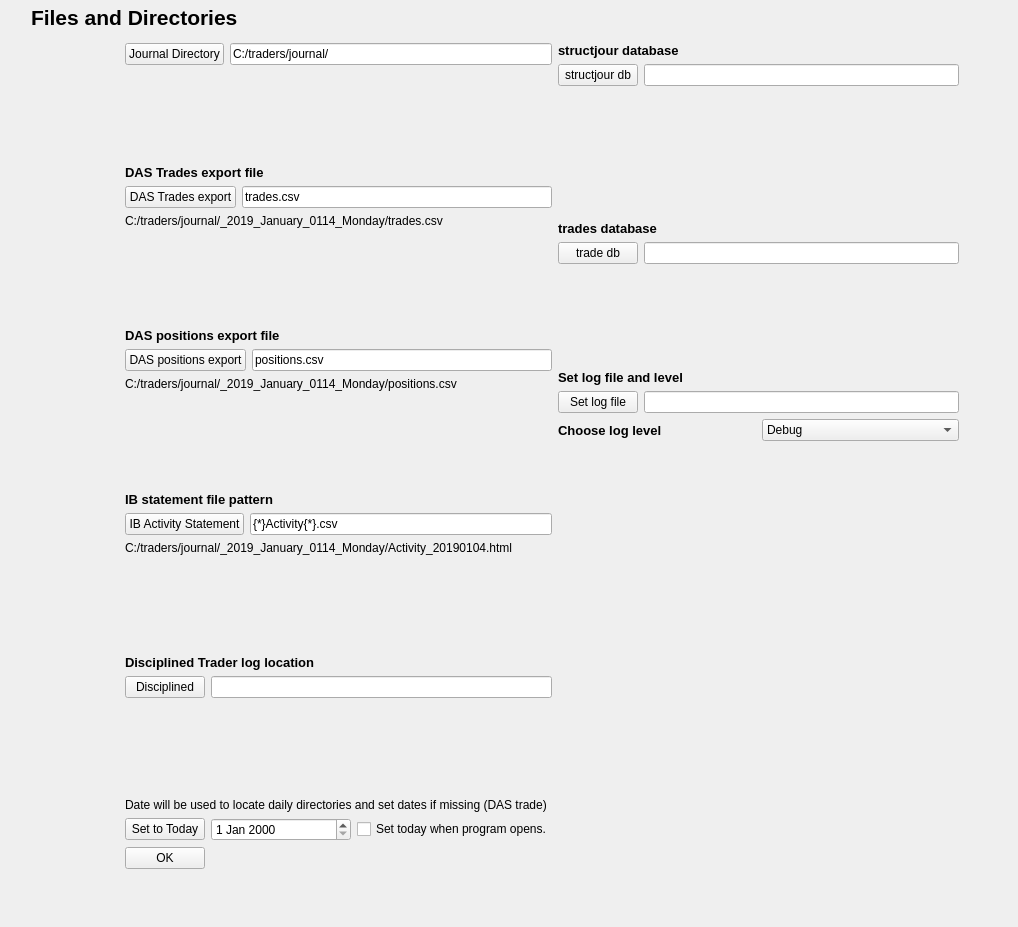
<?xml version="1.0" encoding="UTF-8"?>
<ui version="4.0">
 <class>Dialog</class>
 <widget class="QDialog" name="Dialog">
  <property name="geometry">
   <rect>
    <x>0</x>
    <y>0</y>
    <width>1018</width>
    <height>927</height>
   </rect>
  </property>
  <property name="windowTitle">
   <string>File Settings</string>
  </property>
  <property name="windowIcon">
   <iconset>
    <normaloff>../images/ZSLogo.png</normaloff>../images/ZSLogo.png</iconset>
  </property>
  <widget class="QLabel" name="label_9">
   <property name="geometry">
    <rect>
     <x>31</x>
     <y>1</y>
     <width>276</width>
     <height>33</height>
    </rect>
   </property>
   <property name="font">
    <font>
     <pointsize>16</pointsize>
     <weight>75</weight>
     <bold>true</bold>
    </font>
   </property>
   <property name="text">
    <string>Files and Directories</string>
   </property>
  </widget>
  <widget class="QWidget" name="layoutWidget">
   <property name="geometry">
    <rect>
     <x>33</x>
     <y>43</y>
     <width>926</width>
     <height>826</height>
    </rect>
   </property>
   <layout class="QHBoxLayout" name="horizontalLayout_15">
    <item>
     <spacer name="horizontalSpacer_2">
      <property name="orientation">
       <enum>Qt::Horizontal</enum>
      </property>
      <property name="sizeHint" stdset="0">
       <size>
        <width>40</width>
        <height>20</height>
       </size>
      </property>
     </spacer>
    </item>
    <item>
     <layout class="QVBoxLayout" name="verticalLayout_2">
      <item>
       <layout class="QHBoxLayout" name="horizontalLayout">
        <item>
         <widget class="QPushButton" name="journalBtn">
          <property name="focusPolicy">
           <enum>Qt::NoFocus</enum>
          </property>
          <property name="text">
           <string>Journal Directory</string>
          </property>
         </widget>
        </item>
        <item>
         <widget class="QLineEdit" name="journal">
          <property name="minimumSize">
           <size>
            <width>300</width>
            <height>0</height>
           </size>
          </property>
          <property name="toolTip">
           <string>&lt;html&gt;&lt;head/&gt;&lt;body&gt;&lt;p&gt;&lt;span style=&quot; font-size:10pt; color:#020761;&quot;&gt;&lt;h1&gt;Your journal directory&lt;/h1&gt;The is the root location of your journal files. This value must be set. Use the button to browse to a location.&lt;/span&gt;&lt;/p&gt;&lt;/body&gt;&lt;/html&gt;</string>
          </property>
          <property name="text">
           <string>C:/traders/journal/</string>
          </property>
         </widget>
        </item>
       </layout>
      </item>
      <item>
       <spacer name="verticalSpacer">
        <property name="orientation">
         <enum>Qt::Vertical</enum>
        </property>
        <property name="sizeHint" stdset="0">
         <size>
          <width>20</width>
          <height>18</height>
         </size>
        </property>
       </spacer>
      </item>
      <item>
       <layout class="QHBoxLayout" name="horizontalLayout_2"/>
      </item>
      <item>
       <widget class="QLabel" name="label_2">
        <property name="font">
         <font>
          <pointsize>10</pointsize>
          <weight>75</weight>
          <bold>true</bold>
         </font>
        </property>
        <property name="text">
         <string>DAS Trades export file</string>
        </property>
       </widget>
      </item>
      <item>
       <layout class="QHBoxLayout" name="horizontalLayout_3">
        <item>
         <widget class="QPushButton" name="dasInfileBtn">
          <property name="focusPolicy">
           <enum>Qt::NoFocus</enum>
          </property>
          <property name="toolTip">
           <string>&lt;html&gt;&lt;head/&gt;&lt;body&gt;&lt;p&gt;Click this button to return the edit box to just the file name.&lt;/p&gt;&lt;/body&gt;&lt;/html&gt;</string>
          </property>
          <property name="text">
           <string>DAS Trades export</string>
          </property>
         </widget>
        </item>
        <item>
         <widget class="QLineEdit" name="dasInfile">
          <property name="minimumSize">
           <size>
            <width>300</width>
            <height>0</height>
           </size>
          </property>
          <property name="toolTip">
           <string>&lt;html&gt;&lt;head/&gt;&lt;body&gt;&lt;h3 style=&quot; margin-top:14px; margin-bottom:12px; margin-left:0px; margin-right:0px; -qt-block-indent:0; text-indent:0px;&quot;&gt;&lt;span style=&quot; font-size:10pt; font-weight:600; color:#08056c;&quot;&gt;Default name for trades.&lt;/span&gt;&lt;/h3&gt;&lt;p&gt;&lt;span style=&quot; font-size:10pt; color:#08056c;&quot;&gt;This is the filename of the trades table as you export it from DAS trader pro. Enter only the file name. (Exclude the path). Press the button to use the default name.&lt;/span&gt;&lt;/p&gt;&lt;/body&gt;&lt;/html&gt;</string>
          </property>
          <property name="text">
           <string>trades.csv</string>
          </property>
         </widget>
        </item>
       </layout>
      </item>
      <item>
       <widget class="QLabel" name="dasInfileLbl">
        <property name="toolTip">
         <string>&lt;html&gt;&lt;head/&gt;&lt;body&gt;&lt;h3 style=&quot; margin-top:14px; margin-bottom:12px; margin-left:0px; margin-right:0px; -qt-block-indent:0; text-indent:0px;&quot;&gt;&lt;span style=&quot; font-size:large; font-weight:600;&quot;&gt;DAS trades file&lt;/span&gt;&lt;/h3&gt;&lt;p&gt;This shows the location of the trades file using the journaldir, selected date and the filename. Green indicates a file by that name exists and red that it does not.&lt;/p&gt;&lt;/body&gt;&lt;/html&gt;</string>
        </property>
        <property name="text">
         <string>C:/traders/journal/_2019_January_0114_Monday/trades.csv</string>
        </property>
       </widget>
      </item>
      <item>
       <spacer name="verticalSpacer_3">
        <property name="orientation">
         <enum>Qt::Vertical</enum>
        </property>
        <property name="sizeHint" stdset="0">
         <size>
          <width>20</width>
          <height>17</height>
         </size>
        </property>
       </spacer>
      </item>
      <item>
       <widget class="QLabel" name="label_3">
        <property name="font">
         <font>
          <pointsize>10</pointsize>
          <weight>75</weight>
          <bold>true</bold>
         </font>
        </property>
        <property name="text">
         <string>DAS positions export file</string>
        </property>
       </widget>
      </item>
      <item>
       <layout class="QHBoxLayout" name="horizontalLayout_4">
        <item>
         <widget class="QPushButton" name="dasInfile2Btn">
          <property name="focusPolicy">
           <enum>Qt::NoFocus</enum>
          </property>
          <property name="text">
           <string>DAS positions export</string>
          </property>
         </widget>
        </item>
        <item>
         <widget class="QLineEdit" name="dasInfile2">
          <property name="minimumSize">
           <size>
            <width>300</width>
            <height>0</height>
           </size>
          </property>
          <property name="toolTip">
           <string>&lt;html&gt;&lt;head/&gt;&lt;body&gt;&lt;h3 style=&quot; margin-top:14px; margin-bottom:12px; margin-left:0px; margin-right:0px; -qt-block-indent:0; text-indent:0px;&quot;&gt;&lt;span style=&quot; font-size:10pt; font-weight:600; color:#08056c;&quot;&gt;Default name for positions.&lt;/span&gt;&lt;/h3&gt;&lt;p&gt;&lt;span style=&quot; font-size:10pt; color:#08056c;&quot;&gt;This is the filename of the positions table as you export it from DAS trader pro. Enter only the file name. (Exclude the path). Press the button to use the default name.&lt;/span&gt;&lt;/p&gt;&lt;/body&gt;&lt;/html&gt;</string>
          </property>
          <property name="text">
           <string>positions.csv</string>
          </property>
         </widget>
        </item>
       </layout>
      </item>
      <item>
       <widget class="QLabel" name="dasInfile2Lbl">
        <property name="toolTip">
         <string>&lt;html&gt;&lt;head/&gt;&lt;body&gt;&lt;h3 style=&quot; margin-top:14px; margin-bottom:12px; margin-left:0px; margin-right:0px; -qt-block-indent:0; text-indent:0px;&quot;&gt;&lt;span style=&quot; font-size:large; font-weight:600;&quot;&gt;DAS positions file&lt;/span&gt;&lt;/h3&gt;&lt;p&gt;This shows the location of the positions file using the journaldir, selected date and the filename. Green indicates a  file by that name exists and red that it does not exist.&lt;/p&gt;&lt;/body&gt;&lt;/html&gt;</string>
        </property>
        <property name="text">
         <string>C:/traders/journal/_2019_January_0114_Monday/positions.csv</string>
        </property>
       </widget>
      </item>
      <item>
       <spacer name="verticalSpacer_4">
        <property name="orientation">
         <enum>Qt::Vertical</enum>
        </property>
        <property name="sizeHint" stdset="0">
         <size>
          <width>20</width>
          <height>17</height>
         </size>
        </property>
       </spacer>
      </item>
      <item>
       <widget class="QLabel" name="label_4">
        <property name="font">
         <font>
          <pointsize>10</pointsize>
          <weight>75</weight>
          <bold>true</bold>
         </font>
        </property>
        <property name="text">
         <string>IB statement file pattern</string>
        </property>
       </widget>
      </item>
      <item>
       <layout class="QHBoxLayout" name="horizontalLayout_5">
        <item>
         <widget class="QPushButton" name="ibInfileBtn">
          <property name="focusPolicy">
           <enum>Qt::NoFocus</enum>
          </property>
          <property name="text">
           <string>IB Activity Statement</string>
          </property>
         </widget>
        </item>
        <item>
         <widget class="QLineEdit" name="ibInfile">
          <property name="toolTip">
           <string>&lt;html&gt;&lt;head/&gt;&lt;body&gt;&lt;p&gt;&lt;span style=&quot; font-size:large; font-weight:600; color:#021581;&quot;&gt;Using the (simplified) globular {*}&lt;/span&gt;&lt;/p&gt;&lt;p&gt;&lt;span style=&quot; font-size:10pt;&quot;&gt;Use the &lt;/span&gt;&lt;span style=&quot; font-size:10pt; font-weight:600;&quot;&gt;{*}&lt;/span&gt;&lt;span style=&quot; font-size:10pt;&quot;&gt; to replace any characters.&lt;/span&gt;&lt;/p&gt;&lt;p&gt;&lt;span style=&quot; font-size:10pt; font-weight:600;&quot;&gt;Activity{*}.html&lt;/span&gt;&lt;span style=&quot; font-size:10pt;&quot;&gt; will match &lt;/span&gt;&lt;span style=&quot; font-size:10pt; font-weight:600;&quot;&gt;ActivityStatementU1234567.html&lt;/span&gt;&lt;/p&gt;&lt;p&gt;&lt;span style=&quot; font-size:10pt; font-weight:600;&quot;&gt;Activity{*}0904{*}.html&lt;/span&gt;&lt;span style=&quot; font-size:10pt;&quot;&gt; would match &lt;/span&gt;&lt;span style=&quot; font-size:10pt; font-weight:600;&quot;&gt;ActivityStatement.20190904.html&lt;/span&gt;&lt;/p&gt;&lt;p&gt;&lt;span style=&quot; font-size:10pt; font-weight:600;&quot;&gt;{*}.html&lt;/span&gt;&lt;span style=&quot; font-size:10pt;&quot;&gt; will show all files ending in html&lt;/span&gt;&lt;/p&gt;&lt;p&gt;&lt;span style=&quot; font-size:10pt;&quot;&gt;Press enter or tab or click on a different object to see the results below.&lt;/span&gt;&lt;/p&gt;&lt;/body&gt;&lt;/html&gt;</string>
          </property>
          <property name="text">
           <string>{*}Activity{*}.csv</string>
          </property>
         </widget>
        </item>
       </layout>
      </item>
      <item>
       <widget class="QLabel" name="ibInfileLbl">
        <property name="text">
         <string>C:/traders/journal/_2019_January_0114_Monday/Activity_20190104.html</string>
        </property>
       </widget>
      </item>
      <item>
       <spacer name="verticalSpacer_5">
        <property name="orientation">
         <enum>Qt::Vertical</enum>
        </property>
        <property name="sizeHint" stdset="0">
         <size>
          <width>20</width>
          <height>17</height>
         </size>
        </property>
       </spacer>
      </item>
      <item>
       <layout class="QHBoxLayout" name="horizontalLayout_6">
        <item>
         <layout class="QVBoxLayout" name="verticalLayout"/>
        </item>
       </layout>
      </item>
      <item>
       <widget class="QLabel" name="label_6">
        <property name="font">
         <font>
          <pointsize>10</pointsize>
          <weight>75</weight>
          <bold>true</bold>
         </font>
        </property>
        <property name="text">
         <string>Disciplined Trader log location</string>
        </property>
       </widget>
      </item>
      <item>
       <layout class="QHBoxLayout" name="horizontalLayout_9">
        <item>
         <widget class="QPushButton" name="disciplinedBtn">
          <property name="focusPolicy">
           <enum>Qt::NoFocus</enum>
          </property>
          <property name="text">
           <string>Disciplined</string>
          </property>
         </widget>
        </item>
        <item>
         <widget class="QLineEdit" name="disciplinedEdit">
          <property name="minimumSize">
           <size>
            <width>300</width>
            <height>0</height>
           </size>
          </property>
          <property name="text">
           <string/>
          </property>
         </widget>
        </item>
       </layout>
      </item>
      <item>
       <spacer name="verticalSpacer_7">
        <property name="orientation">
         <enum>Qt::Vertical</enum>
        </property>
        <property name="sizeHint" stdset="0">
         <size>
          <width>20</width>
          <height>17</height>
         </size>
        </property>
       </spacer>
      </item>
      <item>
       <widget class="QLabel" name="explainDateLbl">
        <property name="text">
         <string>Date will be used to locate daily directories and set dates if missing (DAS trade)</string>
        </property>
       </widget>
      </item>
      <item>
       <layout class="QHBoxLayout" name="horizontalLayout_7">
        <item>
         <widget class="QPushButton" name="theDateBtn">
          <property name="focusPolicy">
           <enum>Qt::NoFocus</enum>
          </property>
          <property name="text">
           <string>Set to Today</string>
          </property>
         </widget>
        </item>
        <item>
         <widget class="QDateEdit" name="theDate">
          <property name="sizePolicy">
           <sizepolicy hsizetype="MinimumExpanding" vsizetype="Fixed">
            <horstretch>0</horstretch>
            <verstretch>0</verstretch>
           </sizepolicy>
          </property>
          <property name="toolTip">
           <string>&lt;html&gt;&lt;head/&gt;&lt;body&gt;&lt;p&gt;&lt;span style=&quot; color:#042170;&quot;&gt;Change the date to update the directories on this form.&lt;/span&gt;&lt;/p&gt;&lt;/body&gt;&lt;/html&gt;</string>
          </property>
         </widget>
        </item>
        <item>
         <widget class="QCheckBox" name="theDateCbox">
          <property name="focusPolicy">
           <enum>Qt::TabFocus</enum>
          </property>
          <property name="text">
           <string>Set today when program opens.</string>
          </property>
          <property name="checked">
           <bool>false</bool>
          </property>
         </widget>
        </item>
       </layout>
      </item>
      <item>
       <layout class="QHBoxLayout" name="horizontalLayout_8">
        <item>
         <widget class="QPushButton" name="okBtn">
          <property name="focusPolicy">
           <enum>Qt::NoFocus</enum>
          </property>
          <property name="text">
           <string>OK</string>
          </property>
         </widget>
        </item>
        <item>
         <spacer name="horizontalSpacer">
          <property name="orientation">
           <enum>Qt::Horizontal</enum>
          </property>
          <property name="sizeHint" stdset="0">
           <size>
            <width>228</width>
            <height>20</height>
           </size>
          </property>
         </spacer>
        </item>
       </layout>
      </item>
     </layout>
    </item>
    <item>
     <layout class="QVBoxLayout" name="verticalLayout_12">
      <item>
       <layout class="QVBoxLayout" name="verticalLayout_11">
        <item>
         <layout class="QVBoxLayout" name="verticalLayout_3">
          <item>
           <widget class="QLabel" name="label_7">
            <property name="font">
             <font>
              <pointsize>10</pointsize>
              <weight>75</weight>
              <bold>true</bold>
             </font>
            </property>
            <property name="text">
             <string>structjour database</string>
            </property>
           </widget>
          </item>
          <item>
           <layout class="QHBoxLayout" name="horizontalLayout_10">
            <item>
             <widget class="QPushButton" name="structjourDbBtn">
              <property name="focusPolicy">
               <enum>Qt::NoFocus</enum>
              </property>
              <property name="text">
               <string>structjour db</string>
              </property>
             </widget>
            </item>
            <item>
             <widget class="QLineEdit" name="structjourDbEdit">
              <property name="minimumSize">
               <size>
                <width>300</width>
                <height>0</height>
               </size>
              </property>
              <property name="text">
               <string/>
              </property>
             </widget>
            </item>
           </layout>
          </item>
         </layout>
        </item>
        <item>
         <layout class="QVBoxLayout" name="verticalLayout_10">
          <item>
           <spacer name="verticalSpacer_9">
            <property name="orientation">
             <enum>Qt::Vertical</enum>
            </property>
            <property name="sizeHint" stdset="0">
             <size>
              <width>20</width>
              <height>13</height>
             </size>
            </property>
           </spacer>
          </item>
          <item>
           <layout class="QVBoxLayout" name="verticalLayout_4">
            <item>
             <widget class="QLabel" name="label_8">
              <property name="font">
               <font>
                <pointsize>10</pointsize>
                <weight>75</weight>
                <bold>true</bold>
               </font>
              </property>
              <property name="text">
               <string>trades database</string>
              </property>
             </widget>
            </item>
            <item>
             <layout class="QHBoxLayout" name="horizontalLayout_11">
              <item>
               <widget class="QPushButton" name="tradeDbBtn">
                <property name="focusPolicy">
                 <enum>Qt::NoFocus</enum>
                </property>
                <property name="text">
                 <string>trade db</string>
                </property>
               </widget>
              </item>
              <item>
               <widget class="QLineEdit" name="tradeDbEdit">
                <property name="minimumSize">
                 <size>
                  <width>300</width>
                  <height>0</height>
                 </size>
                </property>
                <property name="text">
                 <string/>
                </property>
               </widget>
              </item>
             </layout>
            </item>
           </layout>
          </item>
         </layout>
        </item>
        <item>
         <layout class="QVBoxLayout" name="verticalLayout_9">
          <item>
           <spacer name="verticalSpacer_8">
            <property name="orientation">
             <enum>Qt::Vertical</enum>
            </property>
            <property name="sizeHint" stdset="0">
             <size>
              <width>401</width>
              <height>13</height>
             </size>
            </property>
           </spacer>
          </item>
          <item>
           <layout class="QVBoxLayout" name="verticalLayout_8">
            <item>
             <layout class="QVBoxLayout" name="verticalLayout_7">
              <item>
               <widget class="QLabel" name="label_12">
                <property name="font">
                 <font>
                  <pointsize>10</pointsize>
                  <weight>75</weight>
                  <bold>true</bold>
                 </font>
                </property>
                <property name="text">
                 <string>Set log file and level</string>
                </property>
               </widget>
              </item>
              <item>
               <layout class="QHBoxLayout" name="horizontalLayout_13">
                <item>
                 <widget class="QPushButton" name="logfile_browse">
                  <property name="focusPolicy">
                   <enum>Qt::NoFocus</enum>
                  </property>
                  <property name="text">
                   <string>Set log file</string>
                  </property>
                 </widget>
                </item>
                <item>
                 <widget class="QLineEdit" name="logfile_edit">
                  <property name="minimumSize">
                   <size>
                    <width>300</width>
                    <height>0</height>
                   </size>
                  </property>
                  <property name="text">
                   <string/>
                  </property>
                 </widget>
                </item>
               </layout>
              </item>
             </layout>
            </item>
            <item>
             <layout class="QHBoxLayout" name="horizontalLayout_14">
              <item>
               <widget class="QLabel" name="label_13">
                <property name="font">
                 <font>
                  <pointsize>10</pointsize>
                  <weight>75</weight>
                  <bold>true</bold>
                 </font>
                </property>
                <property name="text">
                 <string>Choose log level</string>
                </property>
               </widget>
              </item>
              <item>
               <widget class="QComboBox" name="logfile_level_cb">
                <item>
                 <property name="text">
                  <string>Debug</string>
                 </property>
                </item>
                <item>
                 <property name="text">
                  <string>Info</string>
                 </property>
                </item>
                <item>
                 <property name="text">
                  <string>Warning</string>
                 </property>
                </item>
                <item>
                 <property name="text">
                  <string>Error</string>
                 </property>
                </item>
                <item>
                 <property name="text">
                  <string>Critical</string>
                 </property>
                </item>
               </widget>
              </item>
             </layout>
            </item>
           </layout>
          </item>
         </layout>
        </item>
       </layout>
      </item>
      <item>
       <spacer name="verticalSpacer_11">
        <property name="orientation">
         <enum>Qt::Vertical</enum>
        </property>
        <property name="sizeHint" stdset="0">
         <size>
          <width>20</width>
          <height>428</height>
         </size>
        </property>
       </spacer>
      </item>
     </layout>
    </item>
   </layout>
  </widget>
 </widget>
 <resources/>
 <connections/>
</ui>
